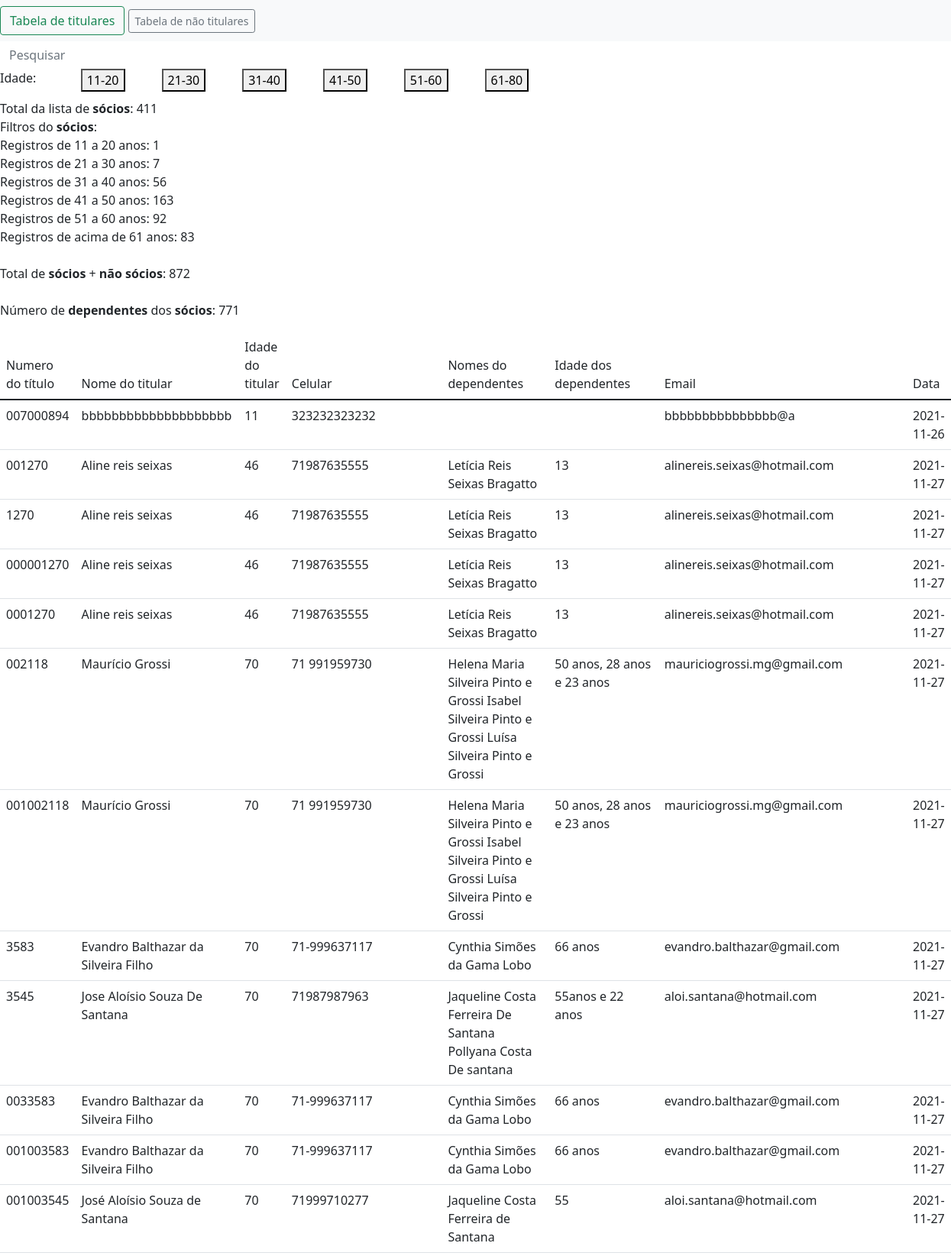
Page /ycb/tabela.php (upper part) on the committed database.
### tables this page shows
CREATE TABLE `lista` (
  `n_titulo` varchar(350) NOT NULL,
  `nome_titular` varchar(350) NOT NULL,
  `idade_titular` int(255) NOT NULL,
  `celular` varchar(255) NOT NULL,
  `nome_dependentes` varchar(255) NOT NULL,
  `idade_dependentes` varchar(255) NOT NULL,
  `email` varchar(255) NOT NULL,
  `id` int(11) NOT NULL,
  `data` date DEFAULT NULL
);

### ycb/tabela.php (the view, shortened to what this page needs)
<?php
require_once('loginPhp/cabecalho.php');
if(@$_GET['txtBuscar'] != '' ){
    $buscar = $_GET['txtBuscar'];
    $consulta = "SELECT * FROM lista where n_titulo LIKE '%$buscar%' or nome_titular LIKE '%$buscar%' or idade_titular LIKE '%$buscar%' or email LIKE '%$buscar%' or data LIKE '%$buscar%'
    or nome_dependentes LIKE '%$buscar%'
    or idade_dependentes LIKE '%$buscar%'";
}else if(@$_GET['ageMin'] != '' && @$_GET['ageMax'] != ''){
    $ageMin = $_GET['ageMin'];
    $ageMax = $_GET['ageMax'];
    $consulta = "SELECT * FROM lista where idade_titular >= '$ageMin' and idade_titular <= '$ageMax'" ;
}else if(@$_GET['titulo'] != ''){
  $titulo = $_GET['titulo'];
  $consulta = "SELECT * FROM lista where n_titulo  LIKE '$titulo%'" ;
}else{
    $consulta = "SELECT * FROM lista";
}
$con = $conexao->query($consulta) or die($conexao->error);
?>
<!DOCTYPE html>
<html lang="en">
<head>
    <link href="https://cdn.jsdelivr.net/npm/bootstrap@5.1.3/dist/css/bootstrap.min.css" rel="stylesheet">
</head>
<body>
    <form id="form-buscar" method="post" class="">
      <input type="text" id='search' name="search" class="form-control border-0" placeholder="Pesquisar" list="lista-pesquisa" autocomplete="off" onchange="location = this.value;">
    </form>
    <div style="" class="row site-search-icon text-left" >
    <div class="col-1">
      <p>    Idade: </p>
    </div>
        <div class="col-1">
          <form action="filtro.php" method="post" class="">
              <button type="submit"> 11-20 </button>
          </form>
        </div>
        <div class="col-1">
          <form action="filtro.php" method="post" class="">
              <button type="submit"> 21-30 </button>
          </form>
        </div>
        <div class="col-1">
          <form action="filtro.php" method="post" class="">
              <button type="submit"> 31-40 </button>
          </form>
        </div>
        <div class="col-1">
          <form action="filtro.php" method="post" class="">
              <button type="submit"> 41-50 </button>
          </form>
        </div>
        <div class="col-1">
          <form action="filtro.php" method="post" class="">
              <button type="submit"> 51-60 </button>
          </form>
        </div>
        <div class="col-1">
          <form action="filtro.php" method="post" class="">
              <button type="submit"> 61-80 </button>
          </form>
        </div>
        <p>
        Total da lista de <strong>sócios</strong>:
          <?php
          $query123 = $pdo->query('SELECT * from lista');
          $resultt = $query123->fetchAll(PDO:: FETCH_ASSOC);
          echo count($resultt);
          ?>
 <br>
 Filtros do <strong>sócios</strong>:
 <br>
Registros de 11 a 20 anos:
          <?php
          $query123 = $pdo->query('SELECT * from lista WHERE (idade_titular>=11 AND idade_titular<=20)');
          $resultt = $query123->fetchAll(PDO:: FETCH_ASSOC);
          echo count($resultt);
          ?>
 <br>
Registros de 21 a 30 anos:
          <?php
          $query123 = $pdo->query('SELECT * from lista WHERE (idade_titular>=21 AND idade_titular<=30)');
          $resultt = $query123->fetchAll(PDO:: FETCH_ASSOC);
          echo count($resultt);
          ?>
           <br>
Registros de 31 a 40 anos:
          <?php
          $query123 = $pdo->query('SELECT * from lista WHERE (idade_titular>=31 AND idade_titular<=40)');
          $resultt = $query123->fetchAll(PDO:: FETCH_ASSOC);
          echo count($resultt);
          ?>
           <br>
Registros de 41 a 50 anos:
          <?php
          $query123 = $pdo->query('SELECT * from lista WHERE (idade_titular>=41 AND idade_titular<=50)');
          $resultt = $query123->fetchAll(PDO:: FETCH_ASSOC);
          echo count($resultt);
          ?>
           <br>
Registros de 51 a 60 anos:
          <?php
          $query123 = $pdo->query('SELECT * from lista WHERE (idade_titular>=51 AND idade_titular<=60)');
          $resultt = $query123->fetchAll(PDO:: FETCH_ASSOC);
          echo count($resultt);
          ?>
           <br>
Registros de acima de 61 anos:
          <?php
          $query123 = $pdo->query('SELECT * from lista WHERE (idade_titular>=61)');
          $resultt = $query123->fetchAll(PDO:: FETCH_ASSOC);
          echo count($resultt);
          ?>
<br>
<br>
Total de <strong>sócios</strong> + <strong> não sócios</strong>:
      <?php
          $query123 = $pdo->query('SELECT * from lista');
          $resultt = $query123->fetchAll(PDO:: FETCH_ASSOC);
          $query123 = $pdo->query('SELECT * from tentativas');
          $resultt1 = $query123->fetchAll(PDO:: FETCH_ASSOC);
          $resultt2 = count($resultt1) + count($resultt);
          echo $resultt2;
          ?>
          <br>
<br>
Número de <strong>dependentes</strong> dos <strong>sócios</strong>:
          <?php
          $query123 = $pdo->query('SELECT idade_dependentes from lista');
          $resultt = $query123->fetchAll(PDO:: FETCH_ASSOC);
$contador = 0;
$expressao = '/99|[1-9]?[0-9]/';
             for($i = 0; $i < count($resultt) ; $i++){
$nVezes = preg_match_all( $expressao, $resultt[$i]["idade_dependentes"]);
$contador = $contador + $nVezes;
            }
echo $contador;
          ?>
        </p>
    </div>
<table class="table ">
    <thead class="thead-dark">
        <tr>
            <td>Numero do título</td>
            <td>Nome do titular</td>
            <td>Idade do titular</td>
            <td>Celular </td>
            <td>Nomes do dependentes</td>
            <td>Idade dos dependentes</td>
            <td>Email</td>
            <td> Data </td>
        </tr>
    </thead>
<?php
while ($dados = $con->fetch_array()) {  ?>
    <tr>
        <td> <?php echo $dados['n_titulo'] ?> </td>
        <td> <?php echo $dados['nome_titular'] ?> </td>
        <td> <?php echo $dados['idade_titular'] ?> </td>
        <td> <?php echo $dados['celular'] ?> </td>
        <td> <?php echo $dados['nome_dependentes'] ?> </td>
        <td> <?php echo $dados['idade_dependentes'] ?> </td>
        <td> <?php echo $dados['email'] ?> </td>
        <td> <?php echo $dados['data'] ?> </td>
    </tr>
<?php } ?>
</table>
</body>
</html>

### ycb/loginPhp/cabecalho.php (shortened to what this page needs)
<!DOCTYPE html>
<html lang="en">
<head>
</head>
<body>
<nav class="navbar navbar-light bg-light">
  <form class="form-inline">
    <a href="tabela.php"><button class="btn btn-outline-success" type="button">Tabela de titulares</button></a>
    <a href="tabelaNSocio.php"><button class="btn btn-sm btn-outline-secondary" type="button">Tabela de não titulares</button></a>
  </form>
</nav>
</body>
</html>

### rows in the picture
lista: n_titulo "007000894", nome_titular "bbbbbbbbbbbbbbbbbbbb", idade_titular "11", celular "323232323232", email "bbbbbbbbbbbbbbb@a", data "2021-11-26"
lista: n_titulo "001270", nome_titular "Aline reis seixas", idade_titular "46", celular "71987635555", nome_dependentes "Letícia Reis Seixas Bragatto", idade_dependentes "13", email "alinereis.seixas@hotmail.com", data "2021-11-27"
lista: n_titulo "1270", nome_titular "Aline reis seixas", idade_titular "46", celular "71987635555", nome_dependentes "Letícia Reis Seixas Bragatto", idade_dependentes "13", email "alinereis.seixas@hotmail.com", data "2021-11-27"
lista: n_titulo "000001270", nome_titular "Aline reis seixas", idade_titular "46", celular "71987635555", nome_dependentes "Letícia Reis Seixas Bragatto", idade_dependentes "13", email "alinereis.seixas@hotmail.com", data "2021-11-27"
lista: n_titulo "0001270", nome_titular "Aline reis seixas", idade_titular "46", celular "71987635555", nome_dependentes "Letícia Reis Seixas Bragatto", idade_dependentes "13", email "alinereis.seixas@hotmail.com", data "2021-11-27"
lista: n_titulo "002118", nome_titular "Maurício Grossi", idade_titular "70", celular "71 991959730", nome_dependentes "Helena Maria Silveira Pinto e Grossi Isabel Silveira Pinto e Grossi Luísa Silveira Pinto e Grossi", idade_dependentes "50 anos, 28 anos e 23 anos", email "mauriciogrossi.mg@gmail.com", data "2021-11-27"
lista: n_titulo "001002118", nome_titular "Maurício Grossi", idade_titular "70", celular "71 991959730", nome_dependentes "Helena Maria Silveira Pinto e Grossi Isabel Silveira Pinto e Grossi Luísa Silveira Pinto e Grossi", idade_dependentes "50 anos, 28 anos e 23 anos", email "mauriciogrossi.mg@gmail.com", data "2021-11-27"
lista: n_titulo "3583", nome_titular "Evandro Balthazar da Silveira Filho", idade_titular "70", celular "71-999637117", nome_dependentes "Cynthia Simões da Gama Lobo", idade_dependentes "66 anos", email "evandro.balthazar@gmail.com", data "2021-11-27"
lista: n_titulo "3545", nome_titular "Jose Aloísio Souza De Santana", idade_titular "70", celular "71987987963", nome_dependentes "Jaqueline Costa Ferreira De Santana Pollyana Costa De santana", idade_dependentes "55anos e 22 anos", email "aloi.santana@hotmail.com", data "2021-11-27"
lista: n_titulo "0033583", nome_titular "Evandro Balthazar da Silveira Filho", idade_titular "70", celular "71-999637117", nome_dependentes "Cynthia Simões da Gama Lobo", idade_dependentes "66 anos", email "evandro.balthazar@gmail.com", data "2021-11-27"
lista: n_titulo "001003583", nome_titular "Evandro Balthazar da Silveira Filho", idade_titular "70", celular "71-999637117", nome_dependentes "Cynthia Simões da Gama Lobo", idade_dependentes "66 anos", email "evandro.balthazar@gmail.com", data "2021-11-27"
lista: n_titulo "001003545", nome_titular "José Aloísio Souza de Santana", idade_titular "70", celular "71999710277", nome_dependentes "Jaqueline Costa Ferreira de Santana", idade_dependentes "55", email "aloi.santana@hotmail.com", data "2021-11-27"

### other values in the picture
count($resultt) "411"
count($resultt) "1"
count($resultt) "7"
count($resultt) "56"
count($resultt) "163"
count($resultt) "92"
count($resultt) "83"
$resultt2 "872"
$contador "771"
